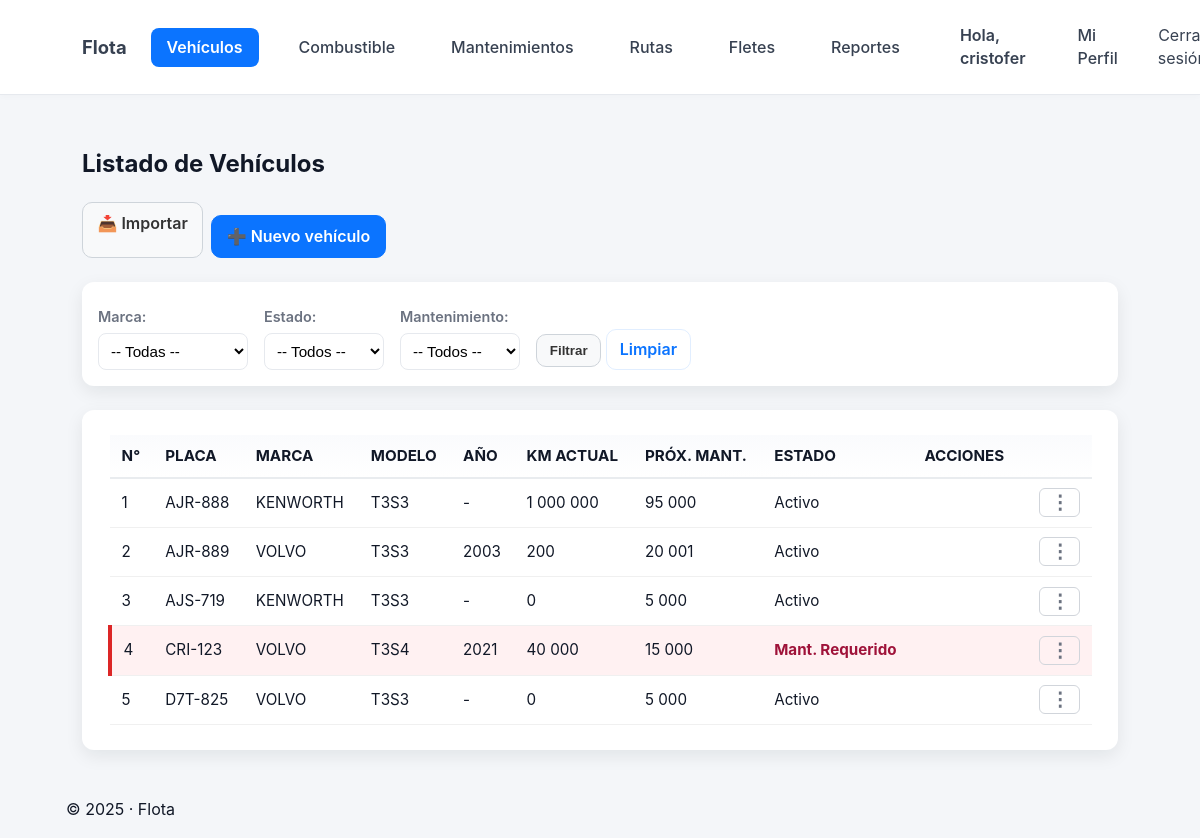
The page /vehiculos/ (signed in) on the database its author committed.
### vehiculos/models.py (models this page shows, shortened)
class Vehiculo(models.Model):
    placa = models.CharField(max_length=50, unique=True)
    marca = models.CharField(max_length=50, blank=True, default='')
    modelo = models.CharField(max_length=50, blank=True, default='')
    anio = models.IntegerField(null=True, blank=True)
    combustible_tipo = models.CharField(max_length=30, blank=True, default='')
    kilometraje = models.IntegerField(default=0) # Odómetro actual
    activo = models.BooleanField(default=True)
    chofer_asignado = models.ForeignKey(
        'Perfil',
        null=True,
        blank=True,
        on_delete=models.SET_NULL,
        related_name='vehiculos'
    )
    km_para_mantenimiento = models.IntegerField(
        null=True, blank=True,
        default=5000,
        help_text="Intervalo de KM para el próximo mantenimiento (ej: 5000)"
    )
    km_proximo_mantenimiento = models.IntegerField(
        null=True, blank=True,
        default=5000,
        help_text="Odómetro del próximo mantenimiento (ej: 150000)"
    )
    mantenimiento_requerido = models.BooleanField(
        default=False,
        help_text="Marcar si el vehículo ha pasado su KM de mantenimiento"
    )
    class Meta:
        indexes = [
            models.Index(fields=['chofer_asignado']),
        ]

### vehiculos/views.py (the view)
# urls.py: path('vehiculos/', views.listar_vehiculos, name='listar_vehiculos'),
@login_required
def listar_vehiculos(request):
    user = request.user; perfil = getattr(user, 'perfil', None)
    if user.is_staff: base_qs = Vehiculo.objects.all()
    elif perfil: base_qs = Vehiculo.objects.filter(chofer_asignado=perfil)
    else: base_qs = Vehiculo.objects.none()
    qs = base_qs
    marcas_disponibles = base_qs.order_by('marca').values_list('marca', flat=True).distinct()
    marca_filtro = request.GET.get('marca'); activo_filtro = request.GET.get('activo'); mantenimiento_filtro = request.GET.get('mantenimiento')
    if marca_filtro: qs = qs.filter(marca__iexact=marca_filtro)
    if activo_filtro == 'true': qs = qs.filter(activo=True)
    elif activo_filtro == 'false': qs = qs.filter(activo=False)
    if mantenimiento_filtro == 'true': qs = qs.filter(mantenimiento_requerido=True)
    elif mantenimiento_filtro == 'false': qs = qs.filter(mantenimiento_requerido=False)
    qs = qs.order_by('placa'); vehiculos = qs
    context = { 'vehiculos': vehiculos, 'marcas_disponibles': marcas_disponibles, 'marca_seleccionada': marca_filtro, 'activo_seleccionado': activo_filtro, 'mantenimiento_seleccionado': mantenimiento_filtro, }
    return render(request, 'vehiculos/lista_vehiculos.html', context)

### vehiculos/templates/vehiculos/lista_vehiculos.html (shortened to what this page needs)
{% extends "base.html" %}
{% load humanize %}
{% load static %} {% block content %}
<div class="container mt-4">
  <h2>Listado de Vehículos</h2>
  <div style="margin-bottom: 1.5rem; display: flex; gap: 0.5rem;">
    {% if user.is_staff %}
    <a href="{% url 'vehiculos:importar_excel' %}" class="btn btn-secondary">📥 Importar</a>
    <a href="{% url 'vehiculos:agregar_vehiculo' %}" class="btn btn-primary">➕ Nuevo vehículo</a>
    {% endif %}
  </div>
  <div class="card" style="margin-bottom: 1.5rem; padding: 1rem;">
    <form method="get" action="{% url 'vehiculos:listar_vehiculos' %}">
      <div style="display: flex; gap: 1rem; align-items: flex-end; flex-wrap: wrap;">
        <div>
          <label for="marca" style="display: block; margin-bottom: .3rem; font-weight: 600; font-size: 0.9em; color: var(--muted);">Marca:</label>
          <select id="marca" name="marca" style="padding: 0.5rem; border-radius: 8px; border: 1px solid #e6e9ee; min-width: 150px;">
            <option value="">-- Todas --</option>
          </select>
        </div>
        <div>
          <label for="activo" style="display: block; margin-bottom: .3rem; font-weight: 600; font-size: 0.9em; color: var(--muted);">Estado:</label>
          <select id="activo" name="activo" style="padding: 0.5rem; border-radius: 8px; border: 1px solid #e6e9ee; min-width: 120px;">
            <option value="">-- Todos --</option>
          </select>
        </div>
        <div>
          <label for="mantenimiento" style="display: block; margin-bottom: .3rem; font-weight: 600; font-size: 0.9em; color: var(--muted);">Mantenimiento:</label>
          <select id="mantenimiento" name="mantenimiento" style="padding: 0.5rem; border-radius: 8px; border: 1px solid #e6e9ee; min-width: 120px;">
            <option value="">-- Todos --</option>
          </select>
        </div>
        <div style="margin-top: 1.5rem;">
            <button type="submit" class="btn btn-secondary" style="margin-top: 0; padding: 0.5rem 0.8rem;">Filtrar</button>
            <a href="{% url 'vehiculos:listar_vehiculos' %}" class="btn btn-outline" style="margin-top: 0; padding: 0.5rem 0.8rem;">Limpiar</a>
        </div>
      </div>
    </form>
  </div>
  {% if vehiculos %}
    <div class="table-responsive card">
      <table class="table table-striped">
        <thead>
          <tr>
            <th>N°</th>
            <th>PLACA</th>
            <th>MARCA</th>
            <th>MODELO</th>
            <th>AÑO</th>
            <th>KM ACTUAL</th>
            <th>PRÓX. MANT.</th>
            <th>ESTADO</th>
            <th>ACCIONES</th> </tr>
        </thead>
        <tbody>
          {% for vehiculo in vehiculos %}
          <tr {% if vehiculo.mantenimiento_requerido %}class="mantenimiento-requerido-fila"{% endif %}>
            <td>{{ forloop.counter }}</td>
            <td>{{ vehiculo.placa }}</td>
            <td>{{ vehiculo.marca }}</td>
            <td>{{ vehiculo.modelo }}</td>
            <td>{{ vehiculo.anio|default:"-" }}</td>
            <td>{{ vehiculo.kilometraje|intcomma|default:"0" }}</td>
            <td>{{ vehiculo.km_proximo_mantenimiento|intcomma|default:"-" }}</td>
            <td>
              {% if vehiculo.mantenimiento_requerido %}
                <span class="mantenimiento-requerido-texto">Mant. Requerido</span>
              {% elif vehiculo.activo %}
                Activo
              {% else %}
                Inactivo
              {% endif %}
            </td>
            <td class="actions-col">
              <div class="actions-menu">
                <button class="actions-menu-button">⋮</button>
              </div>
            </td>
            </tr>
          {% endfor %}
        </tbody>
      </table>
    </div>
  {% else %}
    <div class="empty card">
      <p>No hay vehículos registrados {% if marca_seleccionada or activo_seleccionado or mantenimiento_seleccionado %}que coincidan con los filtros{% endif %}.</p>
    </div>
  {% endif %}
</div>
{% endblock %}

### vehiculos/templates/base.html (shortened to what this page needs)
{% load static %}
<!doctype html>
<html lang="es">
<head>
  <link rel="stylesheet" href="{% static 'css/styles.css' %}">
</head>
<body>
  <header class="topbar">
    <div class="container topbar-inner">
      <nav>
        <a class="brand" href="{% url 'vehiculos:dashboard' %}">Flota</a>
        {% if user.is_authenticated %}
          {% with view_name=request.resolver_match.url_name %}
            <a class="nav-link {% if view_name == 'listar_vehiculos' or view_name == 'agregar_vehiculo' or view_name == 'detalle_vehiculo' or view_name == 'editar_vehiculo' %}active{% endif %}"
               href="{% url 'vehiculos:listar_vehiculos' %}">Vehículos</a>
            <a class="nav-link {% if view_name == 'lista_cargas' or view_name == 'nueva_carga' or view_name == 'detalle_carga' %}active{% endif %}"
               href="{% url 'vehiculos:lista_cargas' %}">Combustible</a>
            {% if request.user.is_staff or request.user.perfil.rol != 'chofer' %}
              <a class="nav-link {% if view_name == 'lista_mantenimientos' or view_name == 'registrar_mantenimiento' or view_name == 'detalle_mantenimiento' %}active{% endif %}"
                 href="{% url 'vehiculos:lista_mantenimientos' %}">Mantenimientos</a>
            {% endif %}
            <a class="nav-link {% if view_name == 'lista_rutas' or view_name == 'planificar_ruta' or view_name == 'detalle_ruta' %}active{% endif %}"
               href="{% url 'vehiculos:lista_rutas' %}">Rutas</a>
            {% if request.user.is_staff or request.user.perfil.rol != 'chofer' %}
              <a class="nav-link {% if view_name == 'lista_fletes' or view_name == 'crear_flete' %}active{% endif %}"
                 href="{% url 'vehiculos:lista_fletes' %}">Fletes</a>
            {% endif %}
            {% if request.user.is_staff or request.user.perfil.rol != 'chofer' %}
              <a class="nav-link {% if view_name == 'reporte_consumo' %}active{% endif %}"
                 href="{% url 'vehiculos:reporte_consumo' %}">Reportes</a>
            {% endif %}
          </nav>
          <nav>
            <div class="user-block">
              <span class="user">Hola, {{ user.username }}</span>
              <a class="nav-link {% if view_name == 'mi_perfil' %}active{% endif %}"
                 href="{% url 'vehiculos:mi_perfil' %}">Mi Perfil</a>
              <form method="post" action="{% url 'logout' %}" style="display:inline;margin:0;">
                <button type="submit" class="logout-button">
                  Cerrar sesión
                </button>
              </form>
            </div>
          {% endwith %}
        {% else %}
          <a class="nav-link" href="{% url 'vehiculos:signup' %}">Registro</a>
          <a class="nav-link" href="{% url 'login' %}">Iniciar sesión</a>
        {% endif %}
      </nav>
    </div>
  </header>
  <main class="container">
    {% block content %}{% endblock %}
  </main>
  <footer class="footer">
    <div class="container">
      {% load tz %}
      {% timezone "America/Lima" %}
         &copy; {% now "Y" %} · Flota
      {% endtimezone %}
    </div>
  </footer>
</body>
</html>

### static/css/styles.css (style rules this page uses)
:root { --bg: #f4f6f9; --card: #ffffff; --muted: #6b7280; --primary: #0b74ff; --accent: #2b9af3; --radius: 12px; --container: 1100px; --shadow: 0 6px 18px rgba(12, 20, 30, 0.08); --glass: linear-gradient(180deg, rgba(255, 255, 255, 0.9), rgba(250, 250, 250, 0.9)); }
* { box-sizing: border-box; }
body { margin: 0; font-family: Inter, "Segoe UI", Roboto, Arial, sans-serif; background: var(--bg); color: #111827; -webkit-font-smoothing: antialiased; -moz-osx-font-smoothing: grayscale; line-height: 1.45; }
.container { max-width: var(--container); margin: 0 auto; padding: 1rem; }
.topbar { background: #fff; border-bottom: 1px solid #e6e9ee; box-shadow: 0 2px 6px rgba(8, 10, 20, 0.02); }
.topbar .container, .topbar-inner { display: flex; align-items: center; justify-content: space-between; gap: 1rem; }
.brand { display: inline-block; font-weight: 700; font-size: 1.15rem; color: var(--primary); text-decoration: none; }
.topbar nav { display: flex; align-items: center; gap: 0.75rem; }
.topbar nav a, .topbar nav .user { margin-left: 1rem; color: #374151; text-decoration: none; display: inline-block; }
.nav-link { color: #374151; text-decoration: none; padding: 0.35rem 0.6rem; border-radius: 8px; }
.topbar .user { color: #374151; font-weight: 600; }
.btn { display: inline-block; padding: 0.55rem 0.9rem; border-radius: 10px; text-decoration: none; font-weight: 600; border: 1px solid transparent; cursor: pointer; transition: transform 0.12s ease, opacity 0.12s ease; }
.btn-primary { background: var(--primary); color: #fff; border-color: var(--primary); margin-top: 0.8rem; }
.btn-secondary { background: #f8f9fa; color: #333; border-color: #ced4da; }
.btn-outline { background: transparent; color: var(--primary); border: 1px solid rgba(11, 116, 255, 0.12); }
.card { background: var(--card); border-radius: var(--radius); padding: 1.6rem; box-shadow: var(--shadow); max-width: 100%; }
form label, .form-login label { display: block; margin: 0.6rem 0 0.25rem; color: var(--muted); font-weight: 700; font-size: 0.85rem; }
input[type="text"], input[type="password"], input, textarea, select { width: 100%; padding: 0.7rem; border-radius: 8px; border: 1px solid #e6e9ee; background: #fff; font-size: 0.95rem; }
.table-responsive { overflow-x: auto; }
.table { width: 100%; border-collapse: collapse; font-family: inherit; }
.table thead th { text-align: left; font-size: 0.95rem; padding: 0.6rem 0.75rem; border-bottom: 2px solid #e9ecef; background: linear-gradient(180deg, #fafbfd, #fff); }
.table tbody td { padding: 0.6rem 0.75rem; border-bottom: 1px solid #f0f0f0; vertical-align: middle; font-size: 0.95rem; }
.actions-col { width: 180px; text-align: right; }

### vehiculos/templates/base.html (style rules this page uses)
:root { --primary-color: #0b74ff; --primary-color-text: #ffffff; --hover-bg: #f3f4f6; --text-color: #374151; --text-color-light: #6b7280; }
.topbar-inner { display: flex; justify-content: space-between; align-items: center; width: 100%; }
.topbar nav { display: flex; align-items: center; gap: 0.5rem; }
.topbar nav .nav-link { padding: 8px 16px; border-radius: 8px; text-decoration: none; font-weight: 500; color: var(--text-color); transition: background-color 0.2s ease, color 0.2s ease; }
.topbar nav .nav-link.active { background-color: var(--primary-color); color: var(--primary-color-text); font-weight: 600; }
.user-block { display: flex; align-items: center; gap: 0.5rem; margin-left: auto; }
.user-block .user { font-weight: 600; color: var(--text-color); padding: 8px 12px; }
.logout-button { padding: 8px 16px; border-radius: 8px; font-weight: 500; color: var(--text-color); background: none; border: none; cursor: pointer; font: inherit; text-decoration: none; transition: background-color 0.2s ease, color 0.2s ease; }

### vehiculos/templates/vehiculos/lista_vehiculos.html (style rules this page uses)
.actions-menu { position: relative; display: inline-block; }
.actions-menu-button { background: none; border: 1px solid #d1d5db; border-radius: 6px; padding: 2px 10px; font-size: 1.2rem; font-weight: bold; line-height: 1.2; color: #6b7280; cursor: pointer; transition: background-color 0.2s ease; }
.mantenimiento-requerido-fila { background-color: #fff1f2 !important; border-left: 4px solid #dc2626; }
.mantenimiento-requerido-texto { color: #9f1239; font-weight: bold; }

### rows shown on the page
Vehiculo: placa "AJR-888", marca "KENWORTH", modelo "T3S3", anio "-", kilometraje "1 000 000", km_proximo_mantenimiento "95 000", mantenimiento_requerido "Activo"
Vehiculo: placa "AJR-889", marca "VOLVO", modelo "T3S3", anio "2003", kilometraje "200", km_proximo_mantenimiento "20 001", mantenimiento_requerido "Activo"
Vehiculo: placa "AJS-719", marca "KENWORTH", modelo "T3S3", anio "-", kilometraje "0", km_proximo_mantenimiento "5 000", mantenimiento_requerido "Activo"
Vehiculo: placa "CRI-123", marca "VOLVO", modelo "T3S4", anio "2021", kilometraje "40 000", km_proximo_mantenimiento "15 000", mantenimiento_requerido "Mant. Requerido"
Vehiculo: placa "D7T-825", marca "VOLVO", modelo "T3S3", anio "-", kilometraje "0", km_proximo_mantenimiento "5 000", mantenimiento_requerido "Activo"

### other values the page prints
{{ user.username }} "cristofer"
